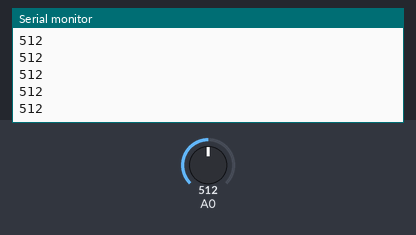
Recording of a sketch running on a simulated Arduino Uno, built with avr-gcc and run on an emulated ATmega328P. Shown: the last lines printed to the serial monitor. The test bench sets the inputs (shaded band); at power-on: A0 = 512.

Above: at 1.2 s.
1.3 s: A0 set to 716
At 2.1 s:
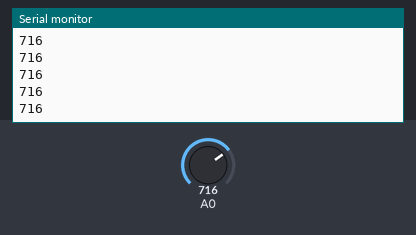
2.8 s: A0 set to 900
At 3.3 s:
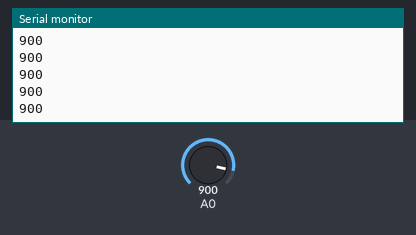
Timing chart, 0 to 5.8 s (numbered marks = the images above; inputs shaded):
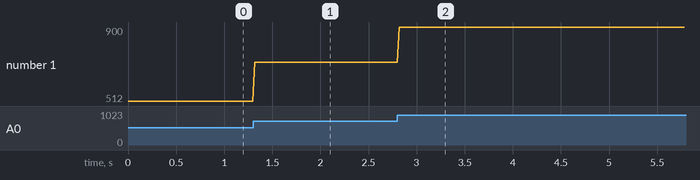

The sketch:

Comms_Arduino2Processing_1sensor.ino
```cpp
// 1026mapa
// ashley james brown
// simple arduino send data to processing 1 sensors


void setup() {
  // initialize the serial communication:
  pinMode(A0,INPUT);
  Serial.begin(9600);
}

void loop() {
  // send the value of analog input 0:
  Serial.println(analogRead(A0));

  delay(20);
}
```

Measured:
- after the input at 1.3 s, the serial monitor: prints a new line at once (image 1)
- after the input at 2.8 s, the serial monitor: prints a new line at once (image 2)
- plotted number 1: 512 → 716 after the input at 1.3 s, 716 → 900 after the input at 2.8 s
